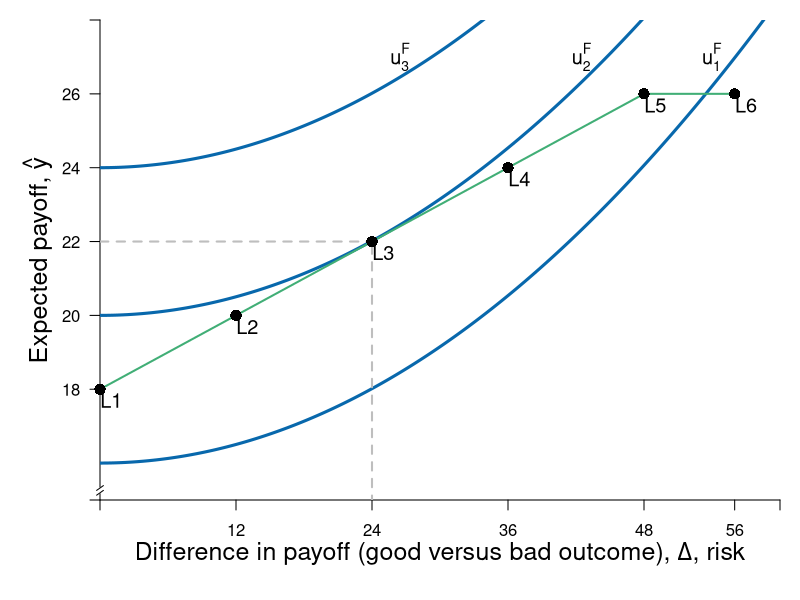

Write the R code that produced this figure.
require(shape)
require(plotrix)

pdf(file = "risk/risk_experiments_gender_f.pdf", width = 9, height = 7)

#Set parameters for graphics
axislabelsize <- 1.5
labelsize <- 1.2
graphlinewidth <- 3
segmentlinewidth <- 2
a <- c(2, 4, 6)


COL <- c("#7fc97f", "#beaed4", "#fdc086", "#ffff99", "#386cb0", "#f0027f", "#bf5b17", "#666666")
COLA <- c("#e0f3db", "#99d8c9","#66c2a4","#41ae76", "#238b45", "#005824")
COLB <- c("#c6dbef", "#4eb3d3", "#2b8cbe", "#0868ac","#084081")
COLC <- c("#fcfbfd", "#efedf5", "#dadaeb", "#bcbddc", "#9e9ac8", "#807dba", "#6a51a3", "#54278f", "#3f007d")

par(mar =  c(5, 5, 1, 1))
xlims <- c(0, 60)
ylims <- c(15, 28)

riskreturn <- function(g, int1 = 14, int2 = 4, coeff = 1/3){
  int1 - (int2 - (coeff)*g)^2
}

indiffA <- function(g, intercept = 3, slope = 0.125){
  intercept  + slope*g^2
}


#Plot command 
plot(0, 0, 
     xlim = xlims, 
     ylim = ylims, 
     type = "n",
     xlab = expression(paste("")),
     ylab = expression(paste("")), 
     axes = FALSE,
     cex.lab = axislabelsize, 
     bty = "n", 
     xaxs="i", 
     yaxs="i"
)


#Customize ticks and labels for the plot
# ticksy <- seq(ylims[1], ylims[2], 3)
# ylabels <- seq(ylims[1], ylims[2], 3)
# ticksx <- seq(xlims[1], xlims[2], 5)
# xlabels <- seq(xlims[1], xlims[2], 5)
ticksy <- c(ylims[1], 18, 20, 22, 24, 26, ylims[2])
ylabels <- c(NA, 18, 20, 22, 24, 26, NA)
ticksx <- c(0, 12, 24, 36, 48, 56,  xlims[2])
xlabels <- c(NA, 12, 24, 36, 48, 56, NA)

axis(1, at = ticksx, pos = ylims[1], labels = xlabels)
axis(2, at = ticksy, pos = xlims[1], labels = ylabels, las = 1)
mtext(expression(paste("Difference in payoff (good versus bad outcome), ", Delta, ", risk")), side = 1, line = 2.5, cex = axislabelsize)
text(xlims[1] - 5.5, ylims[2] - 0.5*(ylims[2] - ylims[1]), expression(paste("Expected payoff, ", hat(y) )), xpd = TRUE, cex = axislabelsize, srt = 90) 

axis.break(axis = 2, bgcol="white", breakcol="black",
           style="slash", brw=0.01)



npts <- 500 
xx1 <- seq(xlims[1], xlims[2], length.out = npts)
#lines(xx1, riskreturn(xx1), col = COLA[4], lwd = graphlinewidth, lty = 1)
lines(xx1, indiffA(xx1, intercept = 20, slope = 0.0035), col = COLB[4], lwd = graphlinewidth, lty = 1)
#Low
lines(xx1, indiffA(xx1, intercept = 16, slope = 0.0035), col = COLB[4], lwd = graphlinewidth, lty = 1)
#high
lines(xx1, indiffA(xx1, intercept = 24, slope = 0.0035), col = COLB[4], lwd = graphlinewidth, lty = 1)


#lines(xx1, indiffA(xx1, intercept = 21, slope = 0.00235), col = COLB[4], lwd = graphlinewidth, lty = 1)
# lines(xx1, indiffA(xx1, intercept = 5.6), col = COLB[4], lwd = graphlinewidth, lty = 1)
# lines(xx1, indiffA(xx1, intercept = 9), col = COLB[4], lwd = graphlinewidth, lty = 1)

#Setting up the segments for the choices 
segments(0, 18, 12, 20, lty = 1, col = COLA[4], lwd = segmentlinewidth)
segments(12, 20, 24, 22, lty = 1, col = COLA[4], lwd = segmentlinewidth)
segments(24, 22, 36, 24, lty = 1, col = COLA[4], lwd = segmentlinewidth)
segments(36, 24, 48, 26, lty = 1, col = COLA[4], lwd = segmentlinewidth)
segments(48, 26, 56, 26, lty = 1, col = COLA[4], lwd = segmentlinewidth)


#For choice: 
segments(0, 22, 24, 22, lty = 2, col = "grey", lwd = segmentlinewidth)
segments(24, 0, 24, 22, lty = 2, col = "grey", lwd = segmentlinewidth)

points(0, 18, pch = 16, col = "black", cex = 1.5, xpd = TRUE)
text(0 + 1, 18 - 0.3, expression("L1"), cex = labelsize)
points(12, 20, pch = 16, col = "black", cex = 1.5, xpd = TRUE)
text(12 + 1, 20 - 0.3, expression("L2"), cex = labelsize)
points(24, 22, pch = 16, col = "black", cex = 1.5, xpd = TRUE)
text(24 + 1, 22 - 0.3, expression("L3"), cex = labelsize)
points(36, 24, pch = 16, col = "black", cex = 1.5, xpd = TRUE)
text(36 + 1, 24 - 0.3, expression("L4"), cex = labelsize)
points(48, 26, pch = 16, col = "black", cex = 1.5, xpd = TRUE)
text(48 + 1, 26 - 0.3, expression("L5"), cex = labelsize)
points(56, 26, pch = 16, col = "black", cex = 1.5, xpd = TRUE)
text(56 + 1, 26 - 0.3, expression("L6"), cex = labelsize)

#Add points a, b, c and c
segments(5.6, 0, 5.6, riskreturn(g = 5.6), lty = 2, col = "gray", lwd = segmentlinewidth)
segments(0, riskreturn(g = 5.6), 5.6, riskreturn(g = 5.6), lty = 2, col = "gray", lwd = segmentlinewidth)
points(5.6, riskreturn(g = 5.6), pch = 16, col = "black", cex = 1.5)
text(5.6 + 0.25, riskreturn(g = 5.6) - 0.3, expression(i), cex = labelsize)


segments(12, 0, 12, riskreturn(g = 12) , lty = 2, col = "gray", lwd = segmentlinewidth)
segments(0, riskreturn(g = 12) , 12, riskreturn(g = 12) , lty = 2, col = "gray", lwd = segmentlinewidth)
points(12, riskreturn(g = 12) , pch = 16, col = "black", cex = 1.5)
text(12 + 0.25, riskreturn(g = 12) - 0.3, expression(d), cex = labelsize)


points(1.8, riskreturn(g = 1.8) , pch = 16, col = "black", cex = 1.5)
text(1.8 + 0.25, riskreturn(g = 1.8) - 0.3, expression(a), cex = labelsize)


points(9.5, riskreturn(g = 9.5) , pch = 16, col = "black", cex = 1.5)
text(9.5 + 0.25, riskreturn(g = 9.5) - 0.3, expression(b), cex = labelsize)


#Label risk return schedule
text(14, 12.7, expression(paste(hat(y) == g(Delta))), cex = labelsize)

#Label value functions
text(26.5, 27, expression(u[3]^F), cex = labelsize)
text(42.5, 27, expression(u[2]^F), cex = labelsize)
text(54, 27, expression(u[1]^F), cex = labelsize)


dev.off()
